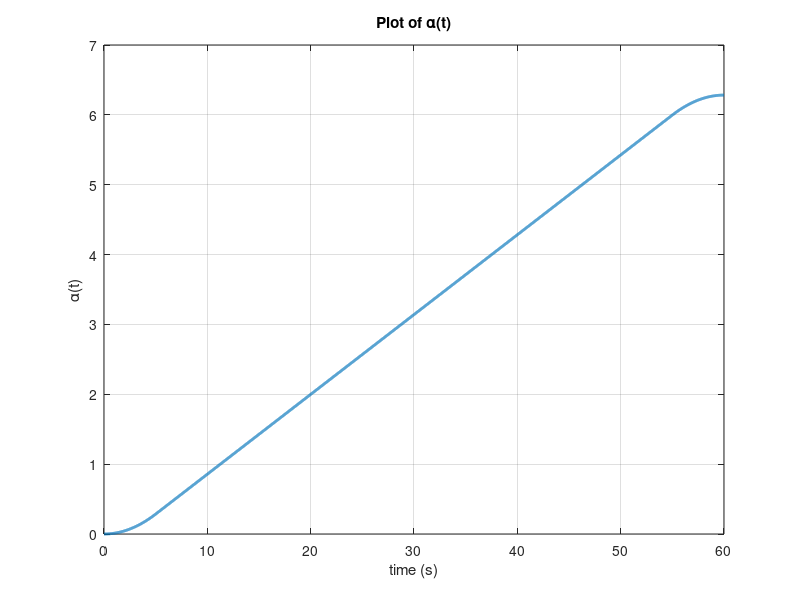

Recreate this plot in MATLAB. (Note: this script raises an error after producing the figure.)
%% [text] Step 1: Create Trapezoidal Velocity Trajectories
clear all;
close all;
clc;

% [text] (1a) Calculate arc length of your imported trajectory
load("Total_Path.mat");    
load("LED_Path.mat")

xd = Total_Path(:,1);
yd = Total_Path(:,2);

% Compute arc length numerically
d = 0;
for i = 1:length(xd)-1
    d = d + sqrt( (xd(i+1)-xd(i))^2 + (yd(i+1)-yd(i))^2 );
end


% Desired final time
tfinal = 60;

% [text] Determine the average speed, c, of end effector over tfinal
c = d / tfinal;  


% [text] (1b) Forward-Euler method for alpha(t)
% Normalized trapezoidal velocity function g(t)
g = @(t, T, ta) (T/(T-ta)) * ( ...
      (t < ta) .* (t/ta) + ...
      (t >= ta & t <= (T - ta)) .* 1 + ...
      (t > (T - ta)) .* ((T - t)/ta) ...
);

T = 2*pi;          % alpha runs from 0 to T just like Lissajous case
dt = 1/100;        % step size
t = 0:dt:tfinal;   % simulation time

alpha = zeros(size(t));

% Precompute segment lengths for path parameterization (arc-length)
seg_lengths = [0; cumsum(sqrt(diff(xd).^2 + diff(yd).^2))];
L = seg_lengths(end);

% Acceleration time (CHANGEABLE)
ta = 5;

for k = 1:length(t)-1

    % Map alpha(k) → current arc-length s(k)
    s_cur = (alpha(k)/T) * L;

    % Find segment index
    idx = find(seg_lengths <= s_cur, 1, 'last');
    if idx >= length(seg_lengths)
        idx = length(seg_lengths)-1;
    end

    % Compute unit tangent direction at the segment
    dx = xd(idx+1) - xd(idx);
    dy = yd(idx+1) - yd(idx);
    seg_d = sqrt(dx^2 + dy^2);

    if seg_d > 0
        xdot = dx / seg_d;
        ydot = dy / seg_d;
    else
        xdot = 0; ydot = 0;
    end

    % Desired ds/dt = trapezoid, limited to 0.25 m/s
    ds_dt = min(c * g(t(k), tfinal, ta), 0.25);

    % Equation (7): alpha_dot = (ds/dt) * (T / L)
    alpha(k+1) = alpha(k) + dt * ds_dt * (T / L);

end

% [text] Plot alpha(t)
figure()
plot(t, alpha, 'LineWidth', 2);
grid on;
xlabel('time (s)');
ylabel('\alpha(t)');
title('Plot of \alpha(t)');
yline(T, 'k--', 'LineWidth', 2);
legend('\alpha(t)', 'T (period)', 'Location', 'southeast');

% [text] (1c) Generate retimed trajectory x[k], y[k]

% Allocate memory
Nalpha = length(alpha);
x = zeros(size(alpha));
y = zeros(size(alpha));
LED = zeros(size(alpha)); 

for k = 1:Nalpha
    s_k = (alpha(k)/T) * L;

    idx_led = find(seg_lengths <= s_k, 1, 'last');
    if isempty(idx_led)
        idx_led = 1;
    elseif idx_led >= length(seg_lengths)
        idx_led = length(seg_lengths) - 1;
    end
    % safe clamp if LED_Path shorter/longer
    idx_led = max(1, min(idx_led, length(LED_Path)));
    LED(k) = LED_Path(idx_led);
    
    % Find segment index for position reconstruction
    idx = find(seg_lengths <= s_k, 1, 'last');
    if isempty(idx)
        idx = 1;
    elseif idx >= length(seg_lengths)
        idx = length(seg_lengths) - 1;
    end

    ds = s_k - seg_lengths(idx);

    dx = xd(idx+1) - xd(idx);
    dy = yd(idx+1) - yd(idx);
    seg_d = sqrt(dx^2 + dy^2);

    if seg_d > 0
        ux = dx / seg_d;
        uy = dy / seg_d;
    else
        ux = 0; uy = 0;
    end

    x(k) = xd(idx) + ux * ds;
    y(k) = yd(idx) + uy * ds;
end

% Ensure final LED defined
if Nalpha >= 2
    LED(end) = LED(end-1);
end

% [text] Plot the speed profile v[k]
v = sqrt( diff(x).^2 + diff(y).^2 ) / dt;

figure()
plot(t(2:end), v, 'LineWidth', 3); hold on;
yline(c, 'k--', 'LineWidth', 2);        % average required velocity
yline(0.25, 'r--', 'LineWidth', 2);    % velocity limit
grid on;
xlabel('time (s)');
ylabel('velocity (m/s)');
title('Trajectory Velocity');
legend('velocity', 'average velocity', 'velocity limit', 'Location', 'south');

%%
%[text] ## Step 2: Forward Kinematics
%[text] (2c) Calculate T0
% these values were obtained from the URDF directly
L1 = 0.2435;
L2 = 0.2132;
W1 = 0.1311;
W2 = 0.0921;
H1 = 0.1519;
H2 = 0.0854;

% home position of end effector
M = [-1 0 0 L1+L2;
    0 0 1 W1+W2;
    0 1 0 H1-H2;
    0 0 0 1];

% screw axes
S1 = [0 0 1 0 0 0]';
S2 = [0 1 0 -H1 0 0]';
S3 = [0 1 0 -H1 0 L1]';
S4 = [0 1 0 -H1 0 L1+L2]';
S5 = [0 0 -1 -W1 L1+L2 0]';
S6 = [0 1 0 H2-H1 0 L1+L2]';
S = [S1 S2 S3 S4 S5 S6];

% body screw axes
B1 = ECE569_Adjoint(M)\S1;
B2 = ECE569_Adjoint(M)\S2;
B3 = ECE569_Adjoint(M)\S3;
B4 = ECE569_Adjoint(M)\S4;
B5 = ECE569_Adjoint(M)\S5;
B6 = ECE569_Adjoint(M)\S6;
B = [B1 B2 B3 B4 B5 B6];

% joint angles
theta0 = [-1.6800   -1.4018   -1.8127   -2.9937   -0.8857   -0.0696]';

% calculate the 4x4 matrix representing the transition
% from end effector frame {b} to the base frame {s} at t=0: Tsb(0)

T0_space = ECE569_FKinSpace(M,S,theta0)
T0_body = ECE569_FKinBody(M,B,theta0)
T0_space-T0_body
T0 = T0_body;
%[text] Calculate Tsd at every time step.
% Calculate Tsd(t) for t=0 to t=tfinal
% Tsd(t) = T0 * Td(t)
N = length(x);
Tsd = zeros(4,4,N);
for i = 1:N
    R  = eye(3);
    p  = [x(i); y(i); 0];
    Td = [R,p; zeros(1,3),1];
    Tsd(:,:,i) = T0 * Td;
end
%%
%[text] (2d) Plot (x,y,z) in the s frame
xs = Tsd(1,4,:);
ys = Tsd(2,4,:);
zs = Tsd(3,4,:);
figure();
plot3(xs(:), ys(:), zs(:), 'LineWidth', 1)
title('Trajectory \{s\} frame')
xlabel('x (m)')
ylabel('y (m)')
zlabel('z (m)')
hold on
plot3(xs(1),ys(1),zs(1),'go','MarkerSize',10,'LineWidth',2)
plot3(xs(end),ys(end),zs(end),'rx','MarkerSize',10,'LineWidth',2)
legend('Trajectory', 'Start', 'End')
grid on
hold off
%%
%[text] ## Step 3: Inverse Kinematics
initialguess = theta0;
Td = T0;

% you need to implement IKinBody
[thetaSol, success] = ECE569_IKinBody(B,M,Td,theta0,1e-6,1e-6);
if (~success)
    close(f);
    error('Error. \nCould not perform IK at index %d.',1)
end
%%
%[text] (3c) Perform IK at each time step
thetaAll = zeros(6,N);
thetaAll(:,1) = theta0;

% you can comment out the waitbar functions if they aren't working
% (sometimes they don't work with .mlx files)
% If the code gets stuck here, you will need to restart MATLAB
f = waitbar(0,['Inverse Kinematics (1/',num2str(N),') complete.']);

for i=2:N
    initialguess = thetaAll(:,i-1);

    [thetaSol, success] = ECE569_IKinBody(B,M,Tsd(:,:,i),initialguess,1e-6,1e-6);
    if (~success)
        close(f);
        error('Error. \nCould not perform IK at index %d.',i)
    end
    thetaAll(:,i) = thetaSol;
    waitbar(i/N,f,['Inverse Kinematics (',num2str(i),'/',num2str(N),') complete.']);
end
close(f);
%%
%[text] (3c) Verify that the joint angles don't change very much
dj = diff(thetaAll');
figure();
plot(t(1:end-1), dj)
title('First Order Difference in Joint Angles')
legend('J1','J2','J3','J4','J5','J6','Location','northeastoutside')
grid on
xlabel('time (s)')
ylabel('first order difference')
%%
%[text] (3d) Verify that the joints we found actually trace out our trajectory (forward kinematics)
actualTsd = zeros(4,4,N);
for i=1:N
    actualTsd(:,:,i) = T0*ECE569_FKinBody(M,B,thetaAll(:,i));
end

xs = actualTsd(1,4,:);
ys = actualTsd(2,4,:);
zs = actualTsd(3,4,:);
figure();
plot3(xs(:), ys(:), zs(:), 'LineWidth', 1)
title('Verified Trajectory \{s\} frame')
xlabel('x (m)')
ylabel('y (m)')
zlabel('z (m)')
hold on
plot3(xs(1),ys(1),zs(1),'go','MarkerSize',10,'LineWidth',2)
plot3(xs(end),ys(end),zs(end),'rx','MarkerSize',10,'LineWidth',2)
legend('Trajectory', 'Start', 'End')
grid on
hold off
%%
%[text] (3e) Verify that the end effector does not enter a kinematic singularity, by plotting the determinant of your body jacobian
body_dets = zeros(N,1);
for i=1:N
    body_dets(i) = det(ECE569_JacobianBody(B,thetaAll(:,i)));
end
figure();
plot(t, body_dets)
title('Manipulability')
grid on
xlabel('time (s)')
ylabel('det of J_B')
%%
%[text] (3f) Save to CSV File
% you can play with turning the LEDs on and off
led = ones(N,1);

% save to the CSV file
data = [t' thetaAll' LED(:)];

% TODO: change the csv filename to your purdue ID
writematrix(data, 'gturak_bonus.csv')

%[appendix]{"version":"1.0"}
%---
%[metadata:view]
%   data: {"layout":"onright","rightPanelPercent":47.9}
%---
